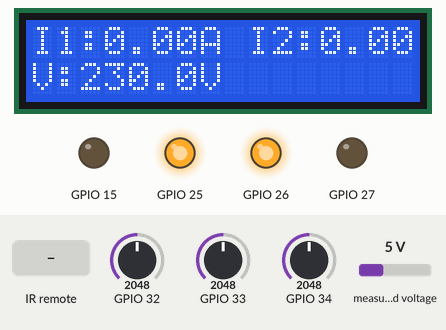
Recording of a sketch running on a simulated ESP32. On the bench: 16×2 character LCD, output pins drawn as LEDs (lit = HIGH). The inputs (shaded band) are chosen by the test bench; at power-on: GPIO 32 = 2048, measured voltage 5 V, GPIO 33 = 2048, GPIO 34 = 2048 (analog values on the 0–4095 scale). WiFi joins after 1.5 s; servers stay silent unless stated; uploads are accepted with an empty reply; EEPROM starts erased; what the sketch prints to the serial monitor is not drawn.

Above: at 13.3 s.
13.4 s: infrared code 0xA758FF00 received
At 15.8 s:
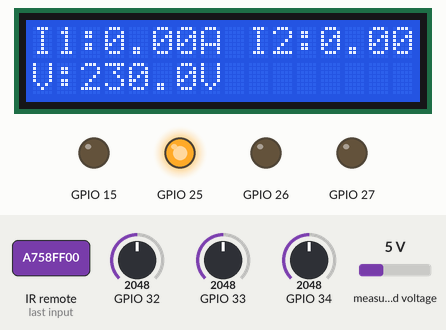
16.4 s: GPIO 32 set to 2866
At 17.1 s:
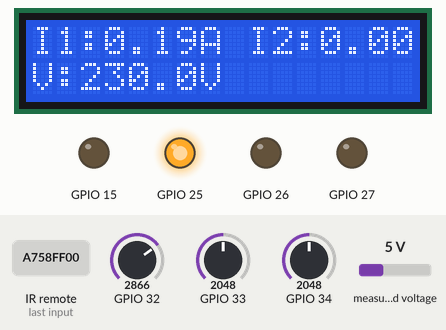
19.9 s: infrared code 0xBB44FF00 received
At 21.0 s:
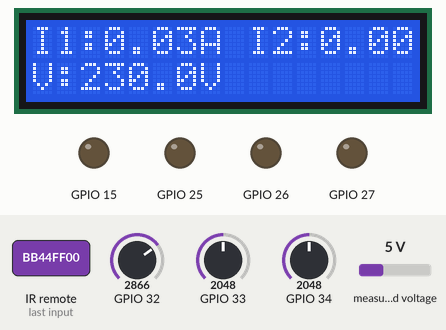
23.6 s: measured voltage set to 0.3 V
At 24.8 s:
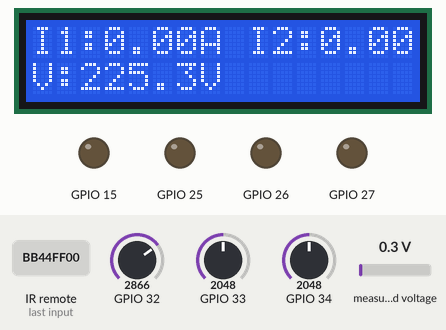
25.4 s: GPIO 33 set to 2866
At 26.2 s:
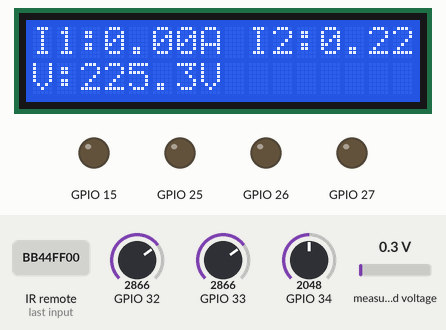
29.1 s: infrared code 0xA758FF00 received
At 30.1 s:
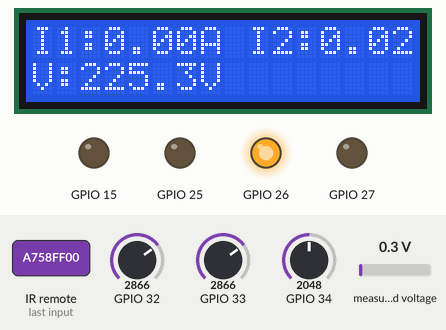
Timing chart, 0 to 32.1 s (numbered marks = the images above; inputs shaded):
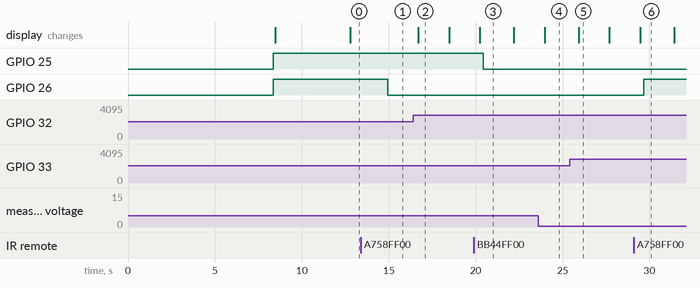

The sketch:

main.ino
```cpp
#include <Arduino.h>
#include "PinConfig.h"
#include "IRHandler.h"
#include "Current.h"
#include "Voltage.h"
#include "display.h"
#include "WebClient.h"
#include "TheftDetector.h"
#include "EnergyCalculator.h"

// ===================== CONFIGURATION =====================
const char* WIFI_SSID = "RCB";
const char* WIFI_PASSWORD = "http@007";
const char* SERVER_URL = "http://192.168.31.222:5000";

// Sensor Calibration Constants
const float slope_1 = 0.0007272;
const float intercept_1 = -0.01636;
const float slope_2 = 0.0007272;
const float intercept_2 = -0.01672;
const float slope_3 = 0.0006825;
const float intercept_3 = -0.01442;

// Voltage Sensor Configuration
const uint8_t VOLTAGE_PIN = 35;
const float Vref = 3.3;
const float VOLTAGE_CALIBRATION = 890.0;

// ===================== CREATE INSTANCES =====================
PinConfig pinConfig;
CurrentSensor sensor1(32, slope_1, intercept_1);
CurrentSensor sensor2(33, slope_2, intercept_2);
CurrentSensor sensor3(34, slope_3, intercept_3);
VoltageSensor voltageSensor(VOLTAGE_PIN, Vref, VOLTAGE_CALIBRATION);
IRHandler irHandler(pinConfig);
Display display;
WebClient webClient(WIFI_SSID, WIFI_PASSWORD, SERVER_URL);
TheftDetector theftDetector;
EnergyCalculator energyCalc;

// ===================== TIMING VARIABLES =====================
unsigned long samplePeriod = 1500;
unsigned long printPeriod = 1500;
unsigned long previousMillis = 0;
unsigned long webSendPeriod = 10000;
unsigned long previousWebMillis = 0;
unsigned long relayPollPeriod = 1500;
unsigned long previousRelayPoll = 0;
unsigned long energySavePeriod = 60000; // Save energy every minute
unsigned long previousEnergySave = 0;

// ===================== GLOBAL VARIABLES =====================
float lastVoltage = 0;
float lastCurrent1 = 0;
float lastCurrent2 = 0;
float lastCurrent3 = 0;
float lastTotalCurrent = 0;
float lastPower1 = 0;
float lastPower2 = 0;
float lastTotalPower = 0;

bool previousRelay1State = false;
bool previousRelay2State = false;
bool initialSyncDone = false;

// ===================== SETUP =====================
void setup() {
    Serial.begin(115200);
    delay(1000);

    Serial.println("\n\n========================================");
    Serial.println("⚡ SMART ENERGY METER v2.0");
    Serial.println("   with Theft Detection & Energy Monitoring");
    Serial.println("========================================\n");
    delay(2000);

    // Initialize Current Sensors
    Serial.println("📊 Initializing current sensors...");
    sensor1.begin();
    sensor2.begin();
    sensor3.begin();

    // Calibrate Current Sensors
    Serial.println("🔧 Calibrating current sensors...");
    Serial.println("   Ensure NO LOAD is connected!");
    delay(1000);
    sensor1.calibrate(1000);
    delay(500);
    sensor2.calibrate(1000);
    delay(500);
    sensor3.calibrate(1000);
    Serial.println("✅ Calibration complete\n");

    // Initialize Voltage Sensor
    Serial.println("⚡ Initializing voltage sensor...");
    voltageSensor.begin();

    // Initialize Hardware
    Serial.println("🔌 Initializing relay control...");
    pinConfig.begin();

    Serial.println("📡 Initializing IR receiver...");
    irHandler.begin();

    Serial.println("📺 Initializing LCD display...");
    display.begin();

    // Initialize Theft Detector
    theftDetector.begin();

    // Initialize Energy Calculator (default price ₹5 per kWh)
    energyCalc.begin(5.0);

    // Initialize WiFi
    webClient.begin();

    // Initial relay state sync with server
    if (webClient.isConnected()) {
        Serial.println("🔄 Performing initial relay state sync...");
        previousRelay1State = pinConfig.getRelay1State();
        previousRelay2State = pinConfig.getRelay2State();
        webClient.postRelayState(previousRelay1State, previousRelay2State);
        initialSyncDone = true;
    }

    Serial.println("\n========================================");
    Serial.println("✅ SYSTEM READY");
    Serial.println("========================================");
    Serial.println("Features:");
    Serial.println("  • IR Remote & Web Dashboard Control");
    Serial.println("  • Real-time Theft Detection");
    Serial.println("  • Energy Consumption Tracking");
    Serial.println("  • Cost Calculator");
    Serial.println("\nData Flow:");
    Serial.println("  • Sensors → Server: Every 10s");
    Serial.println("  • IR Change → Server: Immediate POST");
    Serial.println("  • Server → ESP32: Every 1.5s (poll)");
    Serial.println("========================================\n");

    delay(1000);
}

void readSensors() {
    unsigned long startTime = millis();

    while (millis() - startTime < samplePeriod) {
        sensor1.update();
        sensor2.update();
        sensor3.update();
        delayMicroseconds(100);
    }

    lastCurrent1 = sensor1.getCurrent();
    lastCurrent2 = sensor2.getCurrent();
    lastCurrent3 = sensor3.getCurrent();
    lastVoltage = voltageSensor.getRmsVoltage();

    lastTotalCurrent = lastCurrent1 + lastCurrent2;
    lastPower1 = lastVoltage * lastCurrent1;
    lastPower2 = lastVoltage * lastCurrent2;
    lastTotalPower = lastPower1 + lastPower2;
}

void updateAllDisplays() {
    Serial.println("\n========== READINGS ==========");
    Serial.print("Voltage: ");
    Serial.print(lastVoltage, 2);
    Serial.println(" V");

    Serial.print("Current 1: ");
    Serial.print(lastCurrent1, 3);
    Serial.println(" A");

    Serial.print("Current 2: ");
    Serial.print(lastCurrent2, 3);
    Serial.println(" A");

    Serial.print("Main Current 3: ");
    Serial.print(lastCurrent3, 3);
    Serial.println(" A");

    Serial.print("Total Current: ");
    Serial.print(lastTotalCurrent, 3);
    Serial.println(" A");

    Serial.print("Power 1: ");
    Serial.print(lastPower1, 2);
    Serial.println(" W");

    Serial.print("Power 2: ");
    Serial.print(lastPower2, 2);
    Serial.println(" W");

    Serial.print("Total Power: ");
    Serial.print(lastTotalPower, 2);
    Serial.println(" W");

    Serial.print("Relays: R1=");
    Serial.print(pinConfig.getRelay1State() ? "ON" : "OFF");
    Serial.print(" | R2=");
    Serial.println(pinConfig.getRelay2State() ? "ON" : "OFF");

    if (theftDetector.isTheftDetected()) {
        Serial.println("⚠️ THEFT ALERT ACTIVE!");
    }

    Serial.println("==============================\n");

    display.showCurrents(lastCurrent1, lastCurrent2, lastVoltage);
}

void loop() {
    webClient.maintain();

    // Update buzzer if theft detected
    theftDetector.updateBuzzer();

    // ========== IR REMOTE CONTROL ==========
    if (irHandler.update()) {
        bool currentRelay1 = pinConfig.getRelay1State();
        bool currentRelay2 = pinConfig.getRelay2State();

        Serial.println("📡 IR remote triggered - syncing with server...");

        if (webClient.isConnected()) {
            webClient.postRelayState(currentRelay1, currentRelay2);
        }

        previousRelay1State = currentRelay1;
        previousRelay2State = currentRelay2;
    }

    // ========== PRINT READINGS AND UPDATE DISPLAY ==========
    if ((unsigned long)(millis() - previousMillis) >= printPeriod) {
        previousMillis = millis();

        readSensors();
        updateAllDisplays();

        // Update energy calculation
        energyCalc.updateEnergy(lastPower1, lastPower2);

        // Check for theft
        if (theftDetector.checkTheft(lastCurrent3, lastTotalCurrent)) {
            // New theft detected - turn off relay3
            pinConfig.setRelay3(false);
            Serial.println("🚨 RELAY 3 TURNED OFF DUE TO THEFT!");

            // Notify server about theft
            if (webClient.isConnected()) {
                webClient.sendTheftAlert(true);
            }
        }
    }

    // ========== SEND DATA TO SERVER ==========
    if ((unsigned long)(millis() - previousWebMillis) >= webSendPeriod) {
        previousWebMillis = millis();

        if (webClient.isConnected()) {
            Serial.println("📤 Sending data to server...");

            // Send sensor data with energy values
            webClient.sendCompleteData(
                lastVoltage,
                lastCurrent1,
                lastCurrent2,
                lastCurrent3,
                lastTotalCurrent,
                lastPower1,
                lastPower2,
                lastTotalPower,
                energyCalc.getEnergyL1(),
                energyCalc.getEnergyL2(),
                energyCalc.getTotalEnergy(),
                energyCalc.getCostL1(),
                energyCalc.getCostL2(),
                energyCalc.getTotalCost(),
                theftDetector.isTheftDetected()
            );
        }
    }

    // ========== POLL SERVER FOR COMMANDS ==========
    if ((unsigned long)(millis() - previousRelayPoll) >= relayPollPeriod) {
        previousRelayPoll = millis();

        if (webClient.isConnected()) {
            bool relay1 = pinConfig.getRelay1State();
            bool relay2 = pinConfig.getRelay2State();
            bool relay3 = !theftDetector.isTheftDetected(); // Current state
            float newPrice = 0;

            // Check server for new commands
            if (webClient.getRelayAndSettings(relay1, relay2, relay3, newPrice)) {
                pinConfig.setRelay1(relay1);
                pinConfig.setRelay2(relay2);

                // Check if relay3 is being turned on (theft reset)
                if (relay3 && theftDetector.isTheftDetected()) {
                    pinConfig.setRelay3(true);
                    theftDetector.resetAlert();
                    webClient.sendTheftAlert(false); // Clear theft status
                    Serial.println("✅ Theft alert cleared from web dashboard");
                }

                // Update price if changed
                if (newPrice > 0 && newPrice != energyCalc.getPricePerUnit()) {
                    energyCalc.setPricePerUnit(newPrice);
                }

                previousRelay1State = relay1;
                previousRelay2State = relay2;
            }
        }
    }

    // ========== SAVE ENERGY DATA ==========
    if ((unsigned long)(millis() - previousEnergySave) >= energySavePeriod) {
        previousEnergySave = millis();
        energyCalc.saveToFlash();
    }
}
```

EnergyCalculator.h
```cpp
#ifndef ENERGY_CALCULATOR_H
#define ENERGY_CALCULATOR_H

#include <Arduino.h>
#include <Preferences.h>

// Energy Calculation and Cost Management
class EnergyCalculator {
private:
    float energyL1; // kWh
    float energyL2; // kWh
    float totalEnergy; // kWh
    float pricePerUnit; // Price per kWh

    unsigned long lastUpdateTime;
    Preferences preferences;

public:
    EnergyCalculator() : energyL1(0), energyL2(0), totalEnergy(0),
                         pricePerUnit(0), lastUpdateTime(0) {}

    void begin(float price = 5.0) {
        preferences.begin("energy", false);

        // Load saved energy values
        energyL1 = preferences.getFloat("energyL1", 0);
        energyL2 = preferences.getFloat("energyL2", 0);
        totalEnergy = preferences.getFloat("totalEnergy", 0);
        pricePerUnit = preferences.getFloat("price", price);

        lastUpdateTime = millis();

        Serial.println("⚡ Energy Calculator initialized");
        Serial.print("   Load 1 Energy: ");
        Serial.print(energyL1, 3);
        Serial.println(" kWh");
        Serial.print("   Load 2 Energy: ");
        Serial.print(energyL2, 3);
        Serial.println(" kWh");
        Serial.print("   Total Energy: ");
        Serial.print(totalEnergy, 3);
        Serial.println(" kWh");
        Serial.print("   Price per Unit: ₹");
        Serial.println(pricePerUnit, 2);
    }

    // Update energy consumption (call this periodically with power readings)
    void updateEnergy(float power1, float power2) {
        unsigned long currentTime = millis();
        float elapsedHours = (currentTime - lastUpdateTime) / 3600000.0; // Convert ms to hours

        if (elapsedHours > 0) {
            // Calculate energy increment in kWh
            float energyIncrementL1 = (power1 / 1000.0) * elapsedHours;
            float energyIncrementL2 = (power2 / 1000.0) * elapsedHours;

            energyL1 += energyIncrementL1;
            energyL2 += energyIncrementL2;
            totalEnergy = energyL1 + energyL2;

            lastUpdateTime = currentTime;
        }
    }

    // Save energy values to flash (call periodically to prevent data loss)
    void saveToFlash() {
        preferences.putFloat("energyL1", energyL1);
        preferences.putFloat("energyL2", energyL2);
        preferences.putFloat("totalEnergy", totalEnergy);
    }

    // Set price per unit
    void setPricePerUnit(float price) {
        pricePerUnit = price;
        preferences.putFloat("price", price);
        Serial.print("💰 Price updated to ₹");
        Serial.print(price, 2);
        Serial.println(" per kWh");
    }

    // Get energy values
    float getEnergyL1() const { return energyL1; }
    float getEnergyL2() const { return energyL2; }
    float getTotalEnergy() const { return totalEnergy; }
    float getPricePerUnit() const { return pricePerUnit; }

    // Calculate costs
    float getCostL1() const { return energyL1 * pricePerUnit; }
    float getCostL2() const { return energyL2 * pricePerUnit; }
    float getTotalCost() const { return totalEnergy * pricePerUnit; }

    // Reset energy counters
    void resetEnergy() {
        energyL1 = 0;
        energyL2 = 0;
        totalEnergy = 0;
        saveToFlash();
        Serial.println("🔄 Energy counters reset");
    }

    // Print current energy status
    void printStatus() {
        Serial.println("\n========== ENERGY STATUS ==========");
        Serial.print("Load 1: ");
        Serial.print(energyL1, 3);
        Serial.print(" kWh (₹");
        Serial.print(getCostL1(), 2);
        Serial.println(")");

        Serial.print("Load 2: ");
        Serial.print(energyL2, 3);
        Serial.print(" kWh (₹");
        Serial.print(getCostL2(), 2);
        Serial.println(")");

        Serial.print("Total: ");
        Serial.print(totalEnergy, 3);
        Serial.print(" kWh (₹");
        Serial.print(getTotalCost(), 2);
        Serial.println(")");
        Serial.println("===================================\n");
    }
};

#endif // ENERGY_CALCULATOR_H
```

IRHandler.h
```cpp
#ifndef IR_HANDLER_H
#define IR_HANDLER_H

#include <Arduino.h>
#include <IRremote.h>
#include "PinConfig.h"

// IR Remote Control Handler Class
class IRHandler {
private:
    // ==================== CONSTANTS ====================
    static const uint8_t IR_RECEIVE_PIN = 19;
    static const unsigned long IR_CODE_RELAY1 = 0xA758FF00;
    static const unsigned long IR_CODE_RELAY2 = 0xBB44FF00;

    // ==================== PRIVATE VARIABLES ====================
    unsigned long lastCode;
    bool initialized;
    PinConfig& pinConfig;  // Reference to PinConfig instance

public:
    // Constructor taking PinConfig reference
    IRHandler(PinConfig& config) : lastCode(0), initialized(false), pinConfig(config) {}

    // Initialize IR receiver
    void begin() {
        if (!initialized) {
            IrReceiver.begin(IR_RECEIVE_PIN, ENABLE_LED_FEEDBACK);
            initialized = true;
            Serial.println("IR Receiver ready...");
        }
    }

    // Process IR input - returns true if a valid command was processed
    bool update() {
        if (!initialized || !pinConfig.isInitialized()) return false;
        if (!IrReceiver.decode()) return false;

        unsigned long code = IrReceiver.decodedIRData.decodedRawData;

        // NEC repeat code handling
        if (code == 0xFFFFFFFF) {
            code = lastCode; // repeat the last valid code
        }

        bool processed = false;
        if (code != 0) {
            if (code == IR_CODE_RELAY1) {
                pinConfig.toggleRelay1();
                Serial.println(pinConfig.getRelay1State() ? "Relay1 ON" : "Relay1 OFF");
                processed = true;
            }
            else if (code == IR_CODE_RELAY2) {
                pinConfig.toggleRelay2();
                Serial.println(pinConfig.getRelay2State() ? "Relay2 ON" : "Relay2 OFF");
                processed = true;
            }

            if (processed) {
                lastCode = code;

            }
        }

        IrReceiver.resume();
        return processed;
    }

    // Get the last received code
    unsigned long getLastCode() const {
        return lastCode;
    }

    // Check if IR receiver is initialized
    bool isInitialized() const {
        return initialized;
    }
};

#endif // IR_HANDLER_H
```

Source omitted: TheftDetector.h (3682 bytes), Voltage.h (2096 bytes), WebClient.h (7927 bytes), current.h (3376 bytes), display.h (2846 bytes), PinConfig.h (2319 bytes)

Measured:
- after the input at 13.4 s, GPIO 26: HIGH → LOW after 1.5 s
- after the input at 16.4 s, the display: changes after 0.30 s (image 2)
- after the input at 19.9 s, GPIO 25: HIGH → LOW after 0.53 s
- after the input at 23.6 s, the display: changes after 0.36 s (image 4)
- after the input at 25.4 s, the display: changes after 0.53 s (image 5)
- after the input at 29.1 s, GPIO 26: LOW → HIGH after 0.56 s
- what the display in image 2 shows lasts 1.8 s, from 16.7 s to 18.5 s
